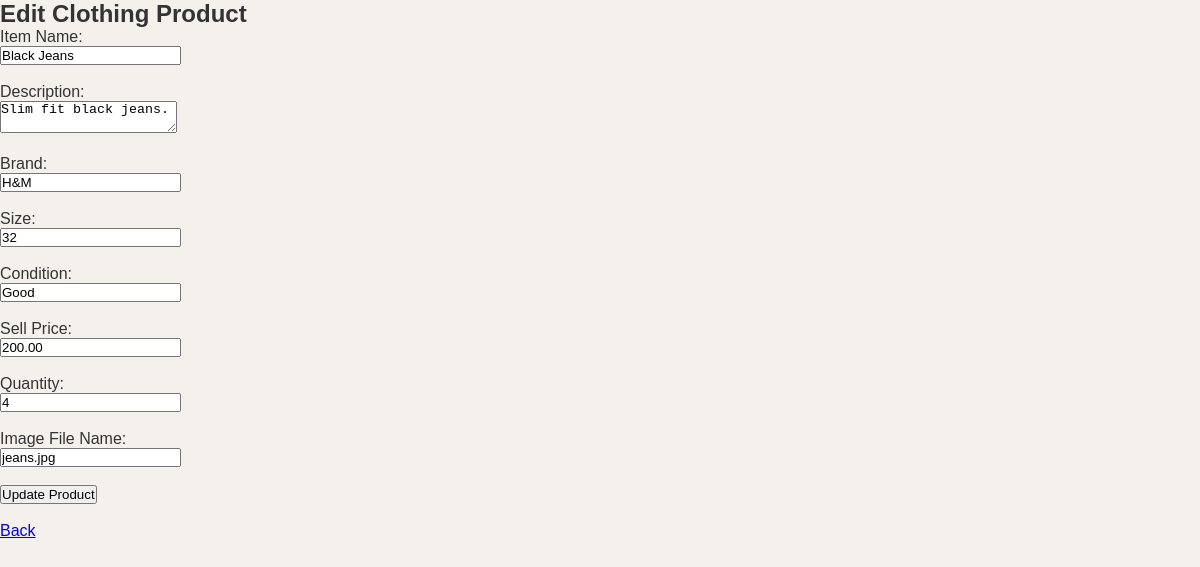
Page /Pastimes/editProduct.php?id=4 (signed in) on the committed database.
### tables this page shows
CREATE TABLE `tblclothes` (
  `item_id` int(11) NOT NULL,
  `item_name` varchar(100) NOT NULL,
  `description` text NOT NULL,
  `brand` varchar(100) DEFAULT NULL,
  `size` varchar(20) DEFAULT NULL,
  `clothing_condition` varchar(50) DEFAULT NULL,
  `sell_price` decimal(10,2) NOT NULL,
  `quantity` int(11) DEFAULT 1,
  `image_name` varchar(255) DEFAULT NULL
);

### Pastimes/editProduct.php (the view, shortened to what this page needs)
<?php
include 'DBConn.php';
$itemId = $_GET["id"];
$sql = "SELECT * FROM tblClothes WHERE item_id = ?";
$stmt = $conn->prepare($sql);
$stmt->bind_param("i", $itemId);
$stmt->execute();
$result = $stmt->get_result();
$item = $result->fetch_assoc();
?>
<!DOCTYPE html>
<html>
<head>
    <link rel="stylesheet" href="css/style.css">
</head>
<body>
<h2>Edit Clothing Product</h2>
<form method="POST">
    <label>Item Name:</label><br>
    <input type="text" name="item_name" value="<?php echo $item['item_name']; ?>" required><br><br>
    <label>Description:</label><br>
    <textarea name="description" required><?php echo $item['description']; ?></textarea><br><br>
    <label>Brand:</label><br>
    <input type="text" name="brand" value="<?php echo $item['brand']; ?>" required><br><br>
    <label>Size:</label><br>
    <input type="text" name="size" value="<?php echo $item['size']; ?>" required><br><br>
    <label>Condition:</label><br>
    <input type="text" name="clothing_condition" value="<?php echo $item['clothing_condition']; ?>" required><br><br>
    <label>Sell Price:</label><br>
    <input type="number" step="0.01" name="sell_price" value="<?php echo $item['sell_price']; ?>" required><br><br>
    <label>Quantity:</label><br>
    <input type="number" name="quantity" value="<?php echo $item['quantity']; ?>" required><br><br>
    <label>Image File Name:</label><br>
    <input type="text" name="image_name" value="<?php echo $item['image_name']; ?>" required><br><br>
    <button type="submit">Update Product</button>
</form>
<br>
<a href="manageProducts.php">Back</a>
</body>
</html>

### Pastimes/css/style.css (style rules this page uses)
* { margin: 0; padding: 0; box-sizing: border-box; }
body { font-family: Arial, sans-serif; background-color: #f8f5f0; color: #333; }
body { background-color: #f4f1ec; font-family: Arial, sans-serif; }

### rows in the picture
tblclothes: item_name "Black Jeans", description "Slim fit black jeans.", brand "H&M", size "32", clothing_condition "Good", sell_price "200.00", quantity "4", image_name "jeans.jpg"
